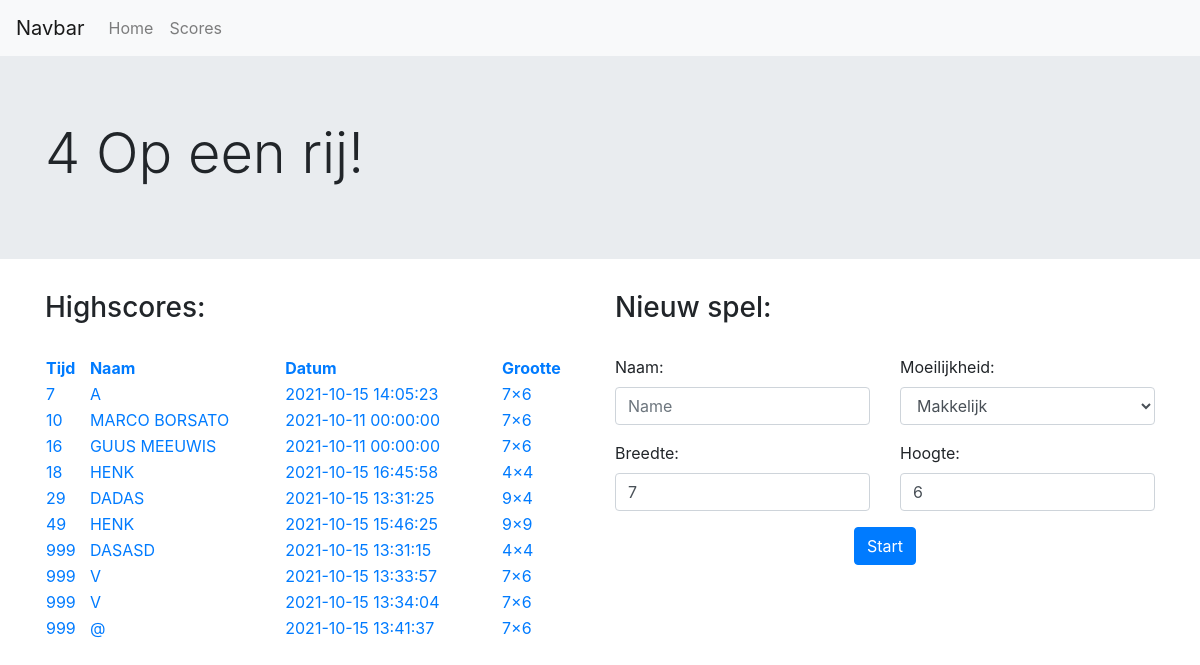
Before: / with the older database file.
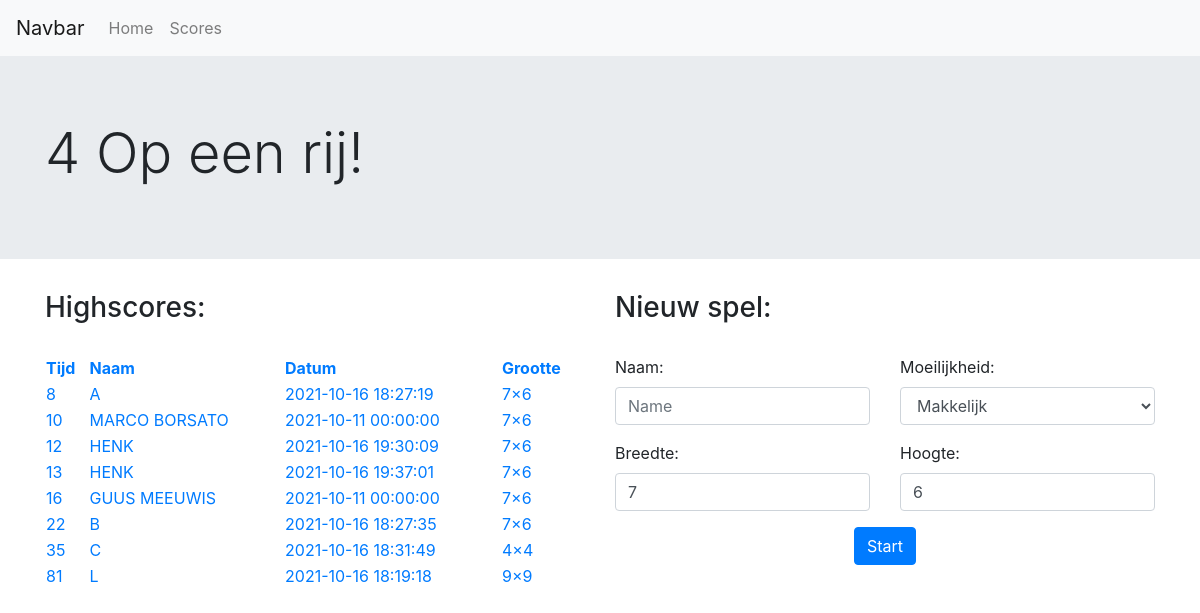
After: the same page with the newer database file.
### tables this page shows
CREATE TABLE score (id INTEGER, player VARCHAR(45) NOT NULL, time INT NOT NULL, date datetime NOT NULL, difficulty varchar(45) NOT NULL, width int(11) NOT NULL, height int(11) NOT NULL, status_id int(11) NOT NULL, PRIMARY KEY(id));

### app.py (the view)
@app.route('/',methods=['GET', 'POST'])
def index():
    if request.method == 'POST':
        playername = request.form['name'].upper()
        if len(playername) > 45 or len(playername) < 1 or any(not c.isalnum() for c in playername):
            return redirect('/')
        diff = request.form['difficulty']
        if diff != "Makkelijk" and diff != "Moeilijk" and diff != "Onmogelijk":
            return redirect('/')
        width = request.form['width']
        height = request.form['height']
        try:
            width = int(width)
            height = int(height)
            if width < 4 or width > 9 or height < 4 or height > 9:
                raise ValueError('Wrong number.')
        except Exception:
            width = 7
            height = 6
        id = database.createGame(playername,diff,width,height)
        return redirect(url_for('game', id=id))
    else:
        scores = database.getHighscoreHomepage()
        return render_template("home.html",scores=scores)

### database.py (called while the page is built)
def getHighscoreHomepage():
    con = sqlite3.connect(db_path)
    cur = con.cursor()
    list = []
    for r in cur.execute('SELECT * FROM score WHERE status_id = 2 ORDER BY time ASC LIMIT 10'):
        score = Score(r[0],r[1],r[2],r[3],r[4],r[5],r[6],r[7])
        list.append(score)
    con.close()
    return list

### templates/home.html (shortened to what this page needs)
{% extends 'index.html' %}
{% block title %}
4 Op een rij!
{% endblock %}
{% block body %}
<div class="row">
    <div class="col-md-6">
        <h3>Highscores:</h3>
        <table class="highscore-table mt-30">
            <tr>
                <th>Tijd</th>
                <th>Naam</th>
                <th>Datum</th>
                <th>Grootte</th>
            </tr>
            {% for score in scores %}
            <tr>
                <td>{{score.time}}</td>
                <td>{{score.name}}</td>
                <td>{{score.date}}</td>
                <td>{{score.width}}×{{score.height}}</td>
            </tr>
            {% endfor %}
        </table>
    </div>
    <div class="col-md-6">
        <h3>Nieuw spel:</h3>
        <form action="/" method="POST" class="mt-30">
            <div class="row">
                <div class="col-md-6">
                    <div class="form-group">
                        <label for="name">Naam:</label>
                        <input type="text" class="form-control" minlength="1" maxlength="45" name="name" placeholder="Name" required>
                    </div>
                </div>
                <div class="col-md-6">
                    <div class="form-group">
                        <label for="difficulty">Moeilijkheid:</label>
                        <select name="difficulty" class="form-control">
                            <option value="Makkelijk" selected>Makkelijk</option>
                        </select>
                    </div>
                </div>
            </div>
            <div class="row">
                <div class="col-md-6">
                    <div class="form-group">
                        <label for="width">Breedte:</label>
                        <input type="number" class="form-control" min="4" max="9" name="width" value="7" required>
                    </div>
                </div>
                <div class="col-md-6">
                    <div class="form-group">
                        <label for="width">Hoogte:</label>
                        <input type="number" class="form-control" min="4" max="9" name="height" value="6" required>
                    </div>
                </div>
            </div>
            <div class="text-center">
                <input type="submit" class="btn btn-primary" value="Start">
            </div>
        </form>
    </div>
</div>
{% endblock %}

Changed rows visible on the page:
removed score: time "7", name "A", date "2021-10-15 14:05:23", width "7", height "6"
removed score: time "18", name "HENK", date "2021-10-15 16:45:58", width "4", height "4"
removed score: time "29", name "DADAS", date "2021-10-15 13:31:25", width "9", height "4"
removed score: time "49", name "HENK", date "2021-10-15 15:46:25", width "9", height "9"
no longer on this page (row edited): score: time "999", name "DASASD", date "2021-10-15 13:31:15", width "4", height "4"
removed score: time "999", name "V", date "2021-10-15 13:33:57", width "7", height "6"
removed score: time "999", name "V", date "2021-10-15 13:34:04", width "7", height "6"
removed score: time "999", name "@", date "2021-10-15 13:41:37", width "7", height "6"
now on this page (row edited): score: time "8", name "A", date "2021-10-16 18:27:19", width "7", height "6"
added score: time "12", name "HENK", date "2021-10-16 19:30:09", width "7", height "6"
now on this page (row edited): score: time "13", name "HENK", date "2021-10-16 19:37:01", width "7", height "6"
now on this page (row edited): score: time "22", name "B", date "2021-10-16 18:27:35", width "7", height "6"
now on this page (row edited): score: time "35", name "C", date "2021-10-16 18:31:49", width "4", height "4"
now on this page (row edited): score: time "81", name "L", date "2021-10-16 18:19:18", width "9", height "9"
